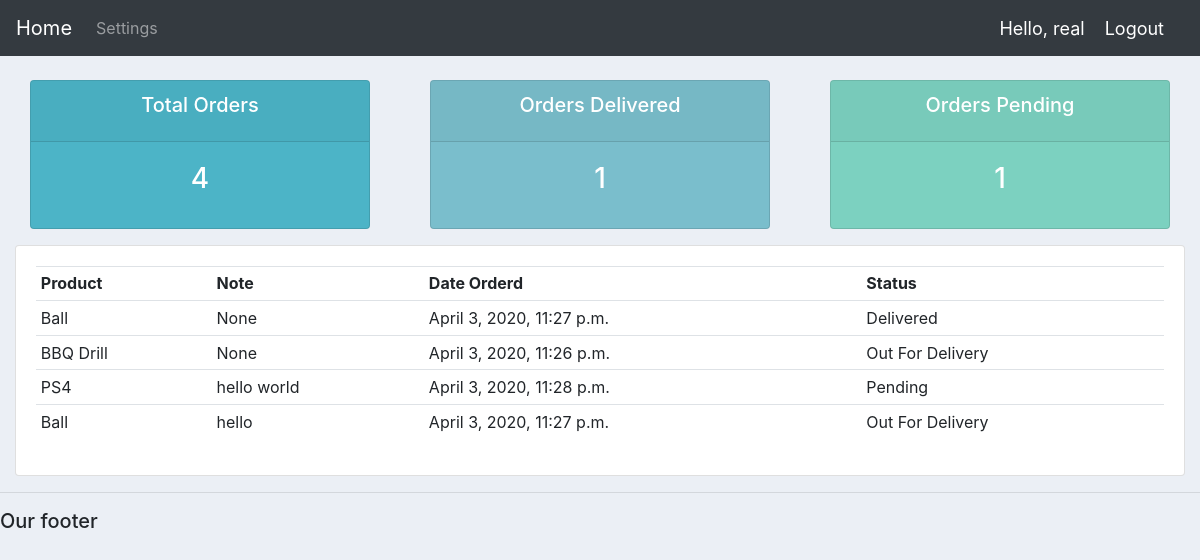
Screenshot of /user/ (signed in) with the database file from the repository.
### accounts/models.py (models this page shows, shortened)
class Order (models.Model):
    STATUS = (
        ('Pending', 'Pending'),
        ('Out For Delivery', 'Out For Delivery'),
        ('Delivered', 'Delivered')
    )
    customer = models.ForeignKey(Customer, null=True, on_delete=models.SET_NULL)
    product = models.ForeignKey(Product, null=True, on_delete=models.SET_NULL)
    date_created = models.DateTimeField(auto_now_add=True, null=True)
    status = models.CharField(choices=STATUS, max_length=200, null=True)
    note = models.CharField(max_length=2000, null=True)

class Product (models.Model):
    CATEGORY = (
        ('Indoor', 'Indoor'),
        ('Outdoor', 'Outdoor'),
    )
    name = models.CharField(max_length=200, null=True)
    price = models.FloatField(null=True)
    category = models.CharField(max_length=200, null=True, choices=CATEGORY)
    description = models.CharField(max_length=200, null=True, blank=True)
    date_created = models.DateTimeField(auto_now_add=True, null=True)
    tag = models.ManyToManyField(Tag)

### accounts/decorators.py (the view)
        def wrapper_func (request, *args, **kwargs):
            group = None
            if request.user.groups.exists():
                group = request.user.groups.all()[0].name
            if group in allowed_roles:
                return view_func(request, *args, **kwargs)
            else:
                return HttpResponse('you\'re not authorized to view this page')

### accounts/views.py (called while the page is built)
@login_required(login_url = 'login')
@allowed_users(allowed_roles = ['customer'])
def userPage(request):
	user_orders = request.user.customer.order_set.all()
	total_orders = user_orders.count()
	orders_delivered = user_orders.filter(status='Delivered').count()
	orders_pending = user_orders.filter(status='Pending').count()
	context={'orders' : user_orders,
			'total_orders':total_orders,
			'orders_delivered':orders_delivered,
			'orders_pending':orders_pending,
			}
	return render(request, 'accounts/user.html', context)

### accounts/templates/accounts/user.html
{% extends 'accounts/main.html' %}
{% block content %}
{% include 'accounts/status.html' %}
<div class="row">
	<div class="col-md">
		<div class="card card-body">
			<table class="table table-sm">
				<tr>
					<th>Product</th>
					<th>Note</th>
					<th>Date Orderd</th>
					<th>Status</th>
				</tr>
				{% for i in orders %}
					<tr>
						<td>{{i.product.name}}</td>
						<td>{{i.note}}</td>
						<td>{{i.product.date_created}}</td>
						<td>{{i.status}}</td>
					</tr>
				{% endfor %}
			</table>
		</div>
	</div>
</div>
{% endblock content %}

### accounts/templates/accounts/navbar.html (shortened to what this page needs)
{% load static %}
<nav class="navbar navbar-expand-lg navbar-dark bg-dark">
  <a class="navbar-brand" href="{% url 'home' %}">Home</a>
  <div class="collapse navbar-collapse" id="navbarNav">
    <ul class="navbar-nav">
      {% if request.user.is_staff %}
        <li class="nav-item active">
          <a class="nav-link" href="{% url 'home' %}">Dashboard</a>
        </li>
        <li class="nav-item">
          <a class="nav-link" href="{% url 'products' %}">Products</a>
        </li>
        {% else %}
        <li class="nav-item">
         <a class="nav-link" href="{% url 'account' %}">Settings</a>
       </li>
      {% endif %}
    </ul>
  </div>
  <span class="hello-msg">Hello, {{request.user}}</span>
  <span ><a  class="hello-msg" href="{% url 'logout' %}">Logout</a></span>
</nav>

### static/css/main.css (style rules this page uses)
body { background-color: #ebeff5; }

### accounts/templates/accounts/navbar.html (style rules this page uses)
.hello-msg { font-size: 18px; color: #fff; margin-right: 20px; }

### rows the page displays
Order: product.name "Ball", note "None", product.date_created "April 3, 2020, 11:27 p.m.", status "Delivered"
Order: product.name "BBQ Drill", note "None", product.date_created "April 3, 2020, 11:26 p.m.", status "Out For Delivery"
Order: product.name "PS4", note "hello world", product.date_created "April 3, 2020, 11:28 p.m.", status "Pending"
Order: product.name "Ball", note "hello", product.date_created "April 3, 2020, 11:27 p.m.", status "Out For Delivery"

### other values shown
{{ request.user }} "real"
{{ total_orders }} "4"
{{ orders_delivered }} "1"
{{ orders_pending }} "1"
